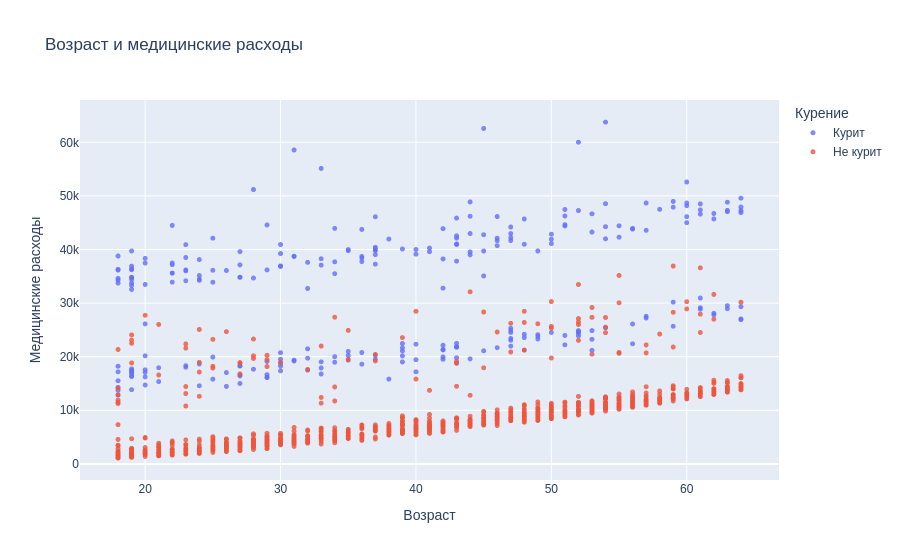

Notebook code for this chart:
### Markdown cell above
Рассмотрев отдельные столбцы, теперь визуализируем связь между «charges» — величиной, которую мы хотим прогнозировать, — и другими столбцами.

### Возраст и медицинские расходы

Визуализируем зависимость между «age» и «charges» с помощью диаграммы рассеяния. Каждая точка соответствует одному клиенту. Для раскраски точек также используем значения столбца «smoker».

### Code cell
fig = px.scatter(medical_df, labels=plot_labels, 
                 x='age', 
                 y='charges', 
                 color='smoker', 
                 opacity=0.8, 
                 hover_data=['sex'], 
                 title='Возраст и медицинские расходы')
fig.update_traces(marker_size=5)
fig.update_layout(font_family='Arial')
for trace in fig.data:
    trace.name = category_labels[trace.name]
    if trace.hovertemplate:
        trace.hovertemplate = trace.hovertemplate.replace('=yes', '=Курит').replace('=no', '=Не курит')
    trace.customdata = pd.DataFrame(trace.customdata).replace(category_labels).to_numpy()
fig.show(config=plotly_config)

### Figure 1 — Plotly figure (JSON) as saved in the notebook; plotly's stock layout.template omitted (floating-point values rounded to 4 significant figures; data arrays with more than 128 entries replaced by an {"elided": "..."} marker saying what was removed)
{"data": [{"customdata": {"elided": "274x1 str values"}, "hovertemplate": "Курение=Курит<br>Возраст=%{x}<br>Медицинские расходы=%{y}<br>Пол=%{customdata[0]}<extra></extra>", "legendgroup": "yes", "marker": {"color": "#636efa", "opacity": 0.8, "size": 5, "symbol": "circle"}, "mode": "markers", "name": "Курит", "showlegend": true, "type": "scattergl", "x": {"elided": "274 int values"}, "xaxis": "x", "y": {"elided": "274 float values"}, "yaxis": "y"}, {"customdata": {"elided": "1064x1 str values"}, "hovertemplate": "Курение=Не курит<br>Возраст=%{x}<br>Медицинские расходы=%{y}<br>Пол=%{customdata[0]}<extra></extra>", "legendgroup": "no", "marker": {"color": "#EF553B", "opacity": 0.8, "size": 5, "symbol": "circle"}, "mode": "markers", "name": "Не курит", "showlegend": true, "type": "scattergl", "x": {"elided": "1064 int values"}, "xaxis": "x", "y": {"elided": "1064 float values"}, "yaxis": "y"}], "layout": {"font": {"family": "Arial"}, "legend": {"title": {"text": "Курение"}, "tracegroupgap": 0}, "title": {"text": "Возраст и медицинские расходы"}, "xaxis": {"anchor": "y", "domain": [0, 1], "title": {"text": "Возраст"}}, "yaxis": {"anchor": "x", "domain": [0, 1], "title": {"text": "Медицинские расходы"}}}}
